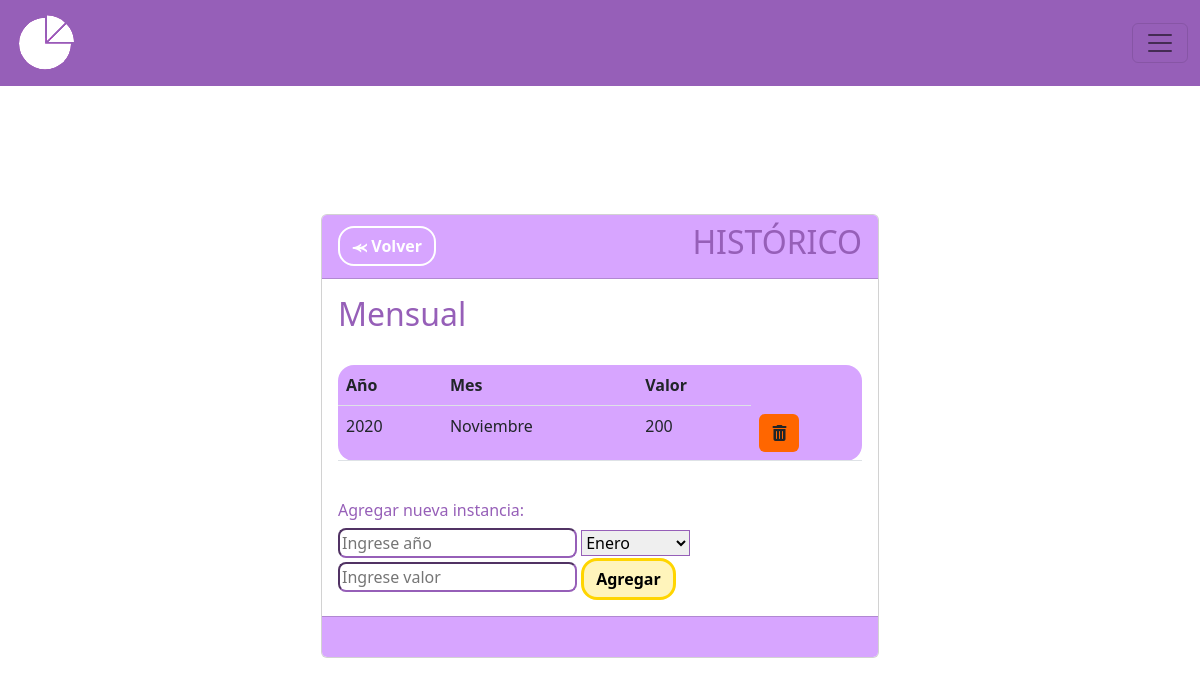
Before: /historial-metrica/39/ with the older database file.
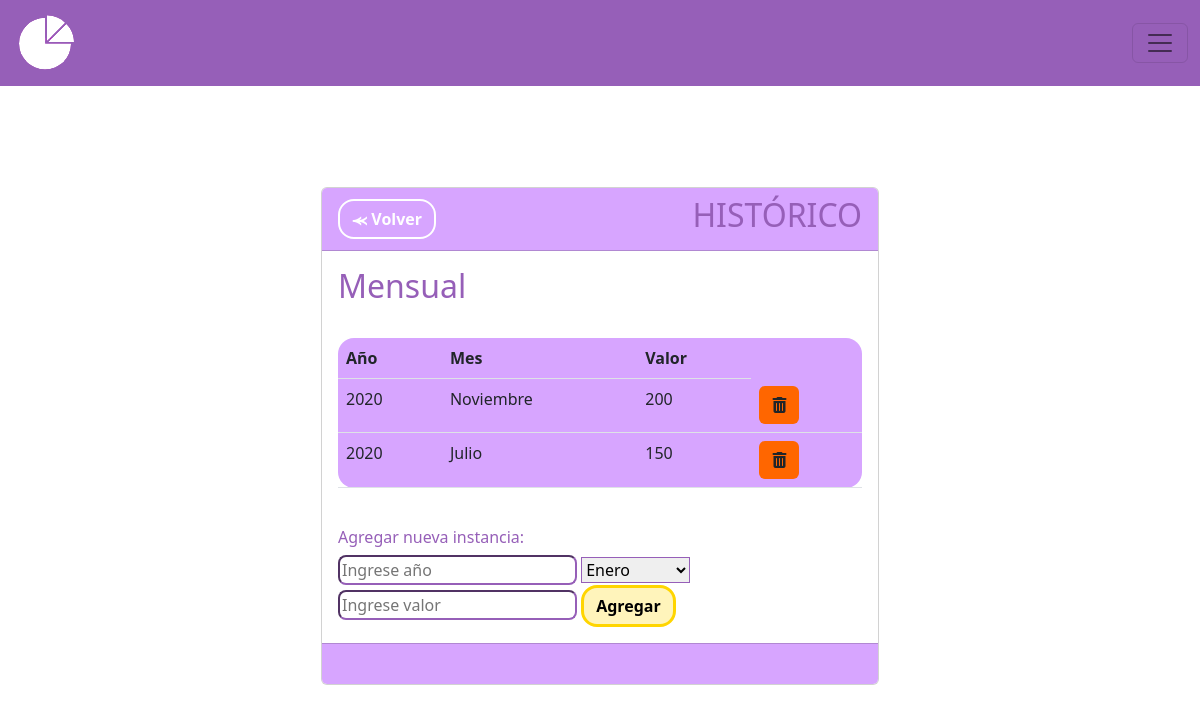
After: the same page with the newer database file.
### MIReApp/models.py (models this page shows, shortened)
class HistorialMetrica(models.Model):
    id = models.AutoField(primary_key=True)
    metrica = models.ForeignKey(Metrica, on_delete=models.CASCADE)
    año_historico = models.PositiveIntegerField()
    valor_historico = models.PositiveIntegerField(default=0)  # Agrega un valor predeterminado
    mes_historico = models.CharField(max_length=10, verbose_name='Ingrese mes:', choices=MESES, blank=True, null=True)
    año2_historico = models.PositiveIntegerField(blank=True, null=True)
    semestre_historico = models.CharField(max_length=15, verbose_name='Ingrese semestre:', choices=SEMESTRES, blank=True, null=True,)

### MIReApp/views.py (the view, shortened to what this page needs)
# urls.py: path('historial-metrica/<int:metrica_id>/', views.historial_metrica, name='historial_metrica'),
def historial_metrica(request, metrica_id, valor=0, año=0, mes=0, band=False):
    metrica = Metrica.objects.get(id=metrica_id)
    historial = HistorialMetrica.objects.filter(metrica=metrica).order_by('-año_historico')
    if band: #Si band es true entro a historial_metrica porque una metrica acaba de ser creada, entonces se debe crear su primera instancia con los datos que recibio por parametro
        historial_metrica = HistorialMetrica(metrica=metrica, año_historico=año,  mes_historico=mes, valor_historico=valor)
        historial_metrica.save()
    else: #Si band es falso, no es una metrica nueva
        return render(request, 'instancias/index.html', {'metrica': metrica, 'historial': historial})

### MIReApp/templates/instancias/index.html (shortened to what this page needs)
{% extends "base.html" %}
{% block contenido %}
<br>
<br>
<br>
<center>
<div class="card col-md-6" style="text-align: left;">
    <div class="card-header fw-bold" style="background-color: #D7A5FF;color: #000000;">
        <div style="display: flex; justify-content: space-between; align-items: center;">
            <span><a href="{% url 'metricas' %}" class="btn btn-secondary rounded-4 fw-bold" style="background-color: transparent; color: #ffff;border-color: #ffff;border-width: 2px;">⪻ Volver</a></span>
            <span><h2>HISTÓRICO</h2></span>
        </div>
    </div>
    <div class="card-body" >
                <body>
                    <h2>{{ metrica.frecuencia }}</h2>
                    <br>
                    <table class="table rounded-4" style="background-color: #D7A5FF; width: flex;">
                        <tr>
                            {% if metrica.frecuencia == 'Mensual' %}
                                <th>Año</th>
                                <th>Mes</th>
                                <th>Valor</th>
                            {% endif %}
                        </tr>
                        {% for item in historial %}
                            <tr>
                                <td scope="row">{{ item.año_historico }}</td>
                                {% if metrica.frecuencia == 'Mensual' %}
                                    <td scope="row">{{ item.mes_historico }}</td>
                                {% endif %}
                                <td>{{ item.valor_historico }}</td>
                                <td><a class="btn eliminar-btn" data-id="{{ item.id }}" style="background-color: #f60;" role="button"><i class="fa-solid fa-trash-can"></i></a></td>
                            </tr>
                        {% endfor %}
                    </table>
                    <br>
                    <h6>Agregar nueva instancia:</h6>
                    <form method="post">
                        <input id="id_year" type="number" name="nuevo_año" required class="rounded-3"  placeholder="Ingrese año" style="border-color: #965FB8;">
                        {% if metrica.frecuencia == 'Mensual' %}
                            <select id="meses" name="nuevo_mes" style="border-color: #965FB8;">
                                <option value="Enero">Enero</option>
                            </select>
                        {% endif %}
                        <input type="number" name="nuevo_valor" required class="rounded-3" placeholder="Ingrese valor" style="border-color: #965FB8;">
                        <button type="submit" class="btn rounded-4 fw-bold" style="background-color: #fff4bb;color: #000000;border-color: #ffd500;border-width: 3px;">Agregar</button>
                    </form>
                </body>
    </div>
    <div class="card-footer text-muted" style="background-color: #D7A5FF;">
        <br>
    </div>
</div>
<br>
</center>
{% endblock %}

Changed rows visible on the page:
added HistorialMetrica: año_historico "2020", mes_historico "Julio", valor_historico "150"
